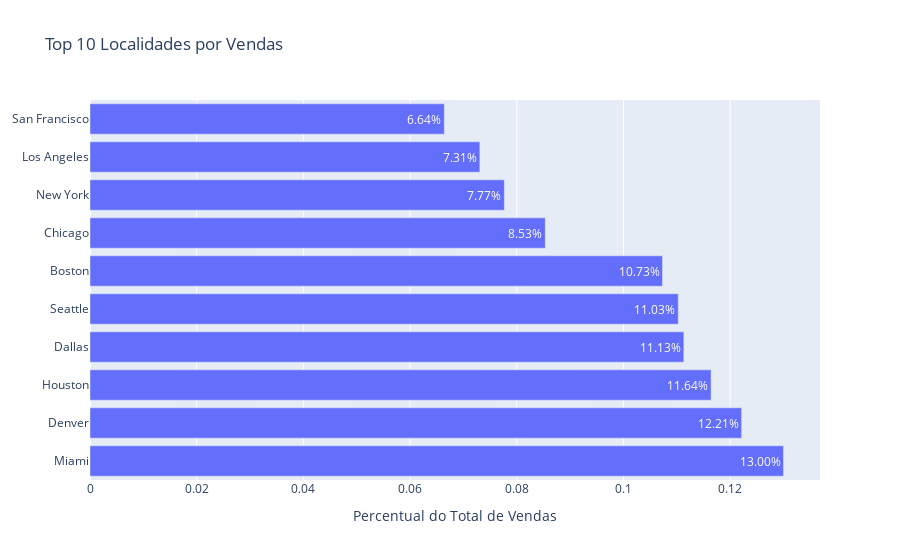

Notebook cell for this chart:
### Code cell
#3 Qual a localidade que mais compra?
vendas_local = df_Amazon.groupby('Customer Location')['Total Sales'].sum()
percentuais_local = (vendas_local / vendas_local.sum()).sort_values(ascending=False).head(10)

fig = px.bar(percentuais_local, 
             x=percentuais_local.values, 
             y=percentuais_local.index, 
             orientation='h',
             title='Top 10 Localidades por Vendas',
             labels={'x': 'Percentual', 'index': 'Localidade'},
             text_auto='.2%')
fig.update_layout(yaxis_title=None, xaxis_title='Percentual do Total de Vendas')
fig.show()

### Figure 1 — Plotly figure (JSON) as saved in the notebook; plotly's stock layout.template omitted (floating-point values rounded to 4 significant figures)
{"data": [{"alignmentgroup": "True", "hovertemplate": "Percentual=%{x}<br>Customer Location=%{y}<extra></extra>", "legendgroup": "", "marker": {"color": "#636efa", "pattern": {"shape": ""}}, "name": "", "offsetgroup": "", "orientation": "h", "showlegend": false, "textposition": "auto", "texttemplate": "%{x:.2%}", "type": "bar", "x": [0.13, 0.1221, 0.1164, 0.1113, 0.1103, 0.1073, 0.08534, 0.07767, 0.07308, 0.06642], "xaxis": "x", "y": ["Miami", "Denver", "Houston", "Dallas", "Seattle", "Boston", "Chicago", "New York", "Los Angeles", "San Francisco"], "yaxis": "y"}], "layout": {"barmode": "relative", "legend": {"tracegroupgap": 0}, "title": {"text": "Top 10 Localidades por Vendas"}, "xaxis": {"anchor": "y", "domain": [0, 1], "title": {"text": "Percentual do Total de Vendas"}}, "yaxis": {"anchor": "x", "domain": [0, 1], "title": {}}}}
